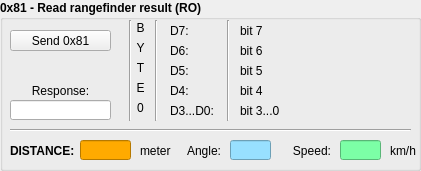
      <widget class="QGroupBox" name="x81_ctrl_group_box">
       <property name="geometry">
        <rect>
         <x>440</x>
         <y>60</y>
         <width>421</width>
         <height>171</height>
        </rect>
       </property>
       <property name="font">
        <font>
         <weight>75</weight>
         <bold>true</bold>
        </font>
       </property>
       <property name="title">
        <string>0x81 - Read rangefinder result (RO)</string>
       </property>
       <property name="flat">
        <bool>false</bool>
       </property>
       <property name="checkable">
        <bool>false</bool>
       </property>
       <widget class="QPushButton" name="x81_send_pb">
        <property name="geometry">
         <rect>
          <x>10</x>
          <y>30</y>
          <width>101</width>
          <height>21</height>
         </rect>
        </property>
        <property name="font">
         <font>
          <weight>50</weight>
          <bold>false</bold>
         </font>
        </property>
        <property name="text">
         <string>Send 0x81</string>
        </property>
       </widget>
       <widget class="QLineEdit" name="x81_resp_line_ed">
        <property name="geometry">
         <rect>
          <x>10</x>
          <y>100</y>
          <width>101</width>
          <height>20</height>
         </rect>
        </property>
        <property name="font">
         <font>
          <weight>50</weight>
          <bold>false</bold>
         </font>
        </property>
        <property name="text">
         <string/>
        </property>
        <property name="alignment">
         <set>Qt::AlignCenter</set>
        </property>
       </widget>
       <widget class="QLabel" name="x81_send_lbl">
        <property name="geometry">
         <rect>
          <x>10</x>
          <y>80</y>
          <width>101</width>
          <height>21</height>
         </rect>
        </property>
        <property name="font">
         <font>
          <weight>50</weight>
          <bold>false</bold>
         </font>
        </property>
        <property name="text">
         <string>Response:</string>
        </property>
        <property name="alignment">
         <set>Qt::AlignCenter</set>
        </property>
       </widget>
       <widget class="QLabel" name="x81_d7_lbl">
        <property name="geometry">
         <rect>
          <x>170</x>
          <y>20</y>
          <width>31</width>
          <height>21</height>
         </rect>
        </property>
        <property name="font">
         <font>
          <weight>50</weight>
          <bold>false</bold>
         </font>
        </property>
        <property name="text">
         <string>D7:</string>
        </property>
       </widget>
       <widget class="QLabel" name="x81_d6_lbl">
        <property name="geometry">
         <rect>
          <x>170</x>
          <y>40</y>
          <width>31</width>
          <height>21</height>
         </rect>
        </property>
        <property name="font">
         <font>
          <weight>50</weight>
          <bold>false</bold>
         </font>
        </property>
        <property name="text">
         <string>D6:</string>
        </property>
       </widget>
       <widget class="QLabel" name="x81_d5_lbl">
        <property name="geometry">
         <rect>
          <x>170</x>
          <y>60</y>
          <width>51</width>
          <height>21</height>
         </rect>
        </property>
        <property name="font">
         <font>
          <weight>50</weight>
          <bold>false</bold>
         </font>
        </property>
        <property name="text">
         <string>D5:</string>
        </property>
       </widget>
       <widget class="QLabel" name="x81_d3_lbl">
        <property name="geometry">
         <rect>
          <x>170</x>
          <y>100</y>
          <width>51</width>
          <height>21</height>
         </rect>
        </property>
        <property name="font">
         <font>
          <weight>50</weight>
          <bold>false</bold>
         </font>
        </property>
        <property name="text">
         <string>D3...D0:</string>
        </property>
       </widget>
       <widget class="QLabel" name="x81_d4_lbl">
        <property name="geometry">
         <rect>
          <x>170</x>
          <y>80</y>
          <width>31</width>
          <height>21</height>
         </rect>
        </property>
        <property name="font">
         <font>
          <weight>50</weight>
          <bold>false</bold>
         </font>
        </property>
        <property name="text">
         <string>D4:</string>
        </property>
       </widget>
       <widget class="QLabel" name="x81_resp_d7_lbl">
        <property name="geometry">
         <rect>
          <x>240</x>
          <y>20</y>
          <width>171</width>
          <height>21</height>
         </rect>
        </property>
        <property name="font">
         <font>
          <weight>50</weight>
          <bold>false</bold>
         </font>
        </property>
        <property name="styleSheet">
         <string notr="true"/>
        </property>
        <property name="text">
         <string>bit 7</string>
        </property>
       </widget>
       <widget class="QLabel" name="x81_resp_d6_lbl">
        <property name="geometry">
         <rect>
          <x>240</x>
          <y>40</y>
          <width>171</width>
          <height>21</height>
         </rect>
        </property>
        <property name="font">
         <font>
          <weight>50</weight>
          <bold>false</bold>
         </font>
        </property>
        <property name="styleSheet">
         <string notr="true"/>
        </property>
        <property name="text">
         <string>bit 6</string>
        </property>
       </widget>
       <widget class="QLabel" name="x81_resp_d5_lbl">
        <property name="geometry">
         <rect>
          <x>240</x>
          <y>60</y>
          <width>171</width>
          <height>21</height>
         </rect>
        </property>
        <property name="font">
         <font>
          <weight>50</weight>
          <bold>false</bold>
         </font>
        </property>
        <property name="styleSheet">
         <string notr="true"/>
        </property>
        <property name="text">
         <string>bit 5</string>
        </property>
       </widget>
       <widget class="QLabel" name="x81_resp_d4_lbl">
        <property name="geometry">
         <rect>
          <x>240</x>
          <y>80</y>
          <width>171</width>
          <height>21</height>
         </rect>
        </property>
        <property name="font">
         <font>
          <weight>50</weight>
          <bold>false</bold>
         </font>
        </property>
        <property name="text">
         <string>bit 4</string>
        </property>
       </widget>
       <widget class="QLabel" name="x81_resp_d3_lbl">
        <property name="geometry">
         <rect>
          <x>240</x>
          <y>100</y>
          <width>171</width>
          <height>21</height>
         </rect>
        </property>
        <property name="font">
         <font>
          <weight>50</weight>
          <bold>false</bold>
         </font>
        </property>
        <property name="styleSheet">
         <string notr="true"/>
        </property>
        <property name="text">
         <string>bit 3...0</string>
        </property>
       </widget>
       <widget class="Line" name="line_3">
        <property name="geometry">
         <rect>
          <x>120</x>
          <y>20</y>
          <width>20</width>
          <height>101</height>
         </rect>
        </property>
        <property name="orientation">
         <enum>Qt::Vertical</enum>
        </property>
       </widget>
       <widget class="Line" name="line_4">
        <property name="geometry">
         <rect>
          <x>146</x>
          <y>20</y>
          <width>20</width>
          <height>101</height>
         </rect>
        </property>
        <property name="orientation">
         <enum>Qt::Vertical</enum>
        </property>
       </widget>
       <widget class="Line" name="line_5">
        <property name="geometry">
         <rect>
          <x>220</x>
          <y>20</y>
          <width>16</width>
          <height>101</height>
         </rect>
        </property>
        <property name="orientation">
         <enum>Qt::Vertical</enum>
        </property>
       </widget>
       <widget class="QLabel" name="x81_b0_lbl_5">
        <property name="geometry">
         <rect>
          <x>130</x>
          <y>20</y>
          <width>21</width>
          <height>16</height>
         </rect>
        </property>
        <property name="font">
         <font>
          <weight>50</weight>
          <bold>false</bold>
         </font>
        </property>
        <property name="text">
         <string>B</string>
        </property>
        <property name="alignment">
         <set>Qt::AlignCenter</set>
        </property>
        <property name="margin">
         <number>0</number>
        </property>
       </widget>
       <widget class="QLabel" name="x81_b0_lbl_6">
        <property name="geometry">
         <rect>
          <x>130</x>
          <y>100</y>
          <width>21</width>
          <height>16</height>
         </rect>
        </property>
        <property name="font">
         <font>
          <weight>50</weight>
          <bold>false</bold>
         </font>
        </property>
        <property name="text">
         <string>0</string>
        </property>
        <property name="alignment">
         <set>Qt::AlignCenter</set>
        </property>
        <property name="margin">
         <number>0</number>
        </property>
       </widget>
       <widget class="QLabel" name="x81_b0_lbl_7">
        <property name="geometry">
         <rect>
          <x>130</x>
          <y>80</y>
          <width>21</width>
          <height>16</height>
         </rect>
        </property>
        <property name="font">
         <font>
          <weight>50</weight>
          <bold>false</bold>
         </font>
        </property>
        <property name="text">
         <string>E</string>
        </property>
        <property name="alignment">
         <set>Qt::AlignCenter</set>
        </property>
        <property name="margin">
         <number>0</number>
        </property>
       </widget>
       <widget class="QLabel" name="x81_b0_lbl_8">
        <property name="geometry">
         <rect>
          <x>130</x>
          <y>60</y>
          <width>21</width>
          <height>16</height>
         </rect>
        </property>
        <property name="font">
         <font>
          <weight>50</weight>
          <bold>false</bold>
         </font>
        </property>
        <property name="text">
         <string>T</string>
        </property>
        <property name="alignment">
         <set>Qt::AlignCenter</set>
        </property>
        <property name="margin">
         <number>0</number>
        </property>
       </widget>
       <widget class="QLabel" name="x81_b0_lbl_9">
        <property name="geometry">
         <rect>
          <x>130</x>
          <y>40</y>
          <width>21</width>
          <height>16</height>
         </rect>
        </property>
        <property name="font">
         <font>
          <weight>50</weight>
          <bold>false</bold>
         </font>
        </property>
        <property name="text">
         <string>Y</string>
        </property>
        <property name="alignment">
         <set>Qt::AlignCenter</set>
        </property>
        <property name="margin">
         <number>0</number>
        </property>
       </widget>
       <widget class="QLabel" name="x81_b1_lbl">
        <property name="geometry">
         <rect>
          <x>10</x>
          <y>140</y>
          <width>71</width>
          <height>21</height>
         </rect>
        </property>
        <property name="font">
         <font>
          <pointsize>9</pointsize>
          <weight>75</weight>
          <bold>true</bold>
         </font>
        </property>
        <property name="text">
         <string>DISTANCE:</string>
        </property>
       </widget>
       <widget class="QLineEdit" name="x81_dist_line_ed">
        <property name="geometry">
         <rect>
          <x>80</x>
          <y>140</y>
          <width>51</width>
          <height>20</height>
         </rect>
        </property>
        <property name="font">
         <font>
          <weight>75</weight>
          <bold>true</bold>
         </font>
        </property>
        <property name="styleSheet">
         <string notr="true">background-color: rgb(255, 170, 0);</string>
        </property>
        <property name="text">
         <string/>
        </property>
        <property name="alignment">
         <set>Qt::AlignRight|Qt::AlignTrailing|Qt::AlignVCenter</set>
        </property>
       </widget>
       <widget class="QLabel" name="x81_b3_lbl">
        <property name="geometry">
         <rect>
          <x>180</x>
          <y>140</y>
          <width>41</width>
          <height>21</height>
         </rect>
        </property>
        <property name="font">
         <font>
          <weight>50</weight>
          <bold>false</bold>
         </font>
        </property>
        <property name="text">
         <string>Angle:</string>
        </property>
        <property name="alignment">
         <set>Qt::AlignRight|Qt::AlignTrailing|Qt::AlignVCenter</set>
        </property>
       </widget>
       <widget class="QLineEdit" name="x81_angle_line_ed">
        <property name="geometry">
         <rect>
          <x>230</x>
          <y>140</y>
          <width>41</width>
          <height>20</height>
         </rect>
        </property>
        <property name="font">
         <font>
          <weight>50</weight>
          <bold>false</bold>
         </font>
        </property>
        <property name="styleSheet">
         <string notr="true">background-color: rgb(152, 224, 255);</string>
        </property>
        <property name="text">
         <string/>
        </property>
        <property name="alignment">
         <set>Qt::AlignRight|Qt::AlignTrailing|Qt::AlignVCenter</set>
        </property>
       </widget>
       <widget class="QLabel" name="x81_b1_unit_lbl">
        <property name="geometry">
         <rect>
          <x>140</x>
          <y>140</y>
          <width>41</width>
          <height>21</height>
         </rect>
        </property>
        <property name="font">
         <font>
          <weight>50</weight>
          <bold>false</bold>
         </font>
        </property>
        <property name="text">
         <string>meter</string>
        </property>
       </widget>
       <widget class="Line" name="line">
        <property name="geometry">
         <rect>
          <x>10</x>
          <y>120</y>
          <width>401</width>
          <height>21</height>
         </rect>
        </property>
        <property name="orientation">
         <enum>Qt::Horizontal</enum>
        </property>
       </widget>
       <widget class="QLineEdit" name="x81_speed_line_ed">
        <property name="geometry">
         <rect>
          <x>340</x>
          <y>140</y>
          <width>41</width>
          <height>20</height>
         </rect>
        </property>
        <property name="font">
         <font>
          <weight>50</weight>
          <bold>false</bold>
         </font>
        </property>
        <property name="styleSheet">
         <string notr="true">background-color: rgb(124, 255, 166);</string>
        </property>
        <property name="text">
         <string/>
        </property>
        <property name="alignment">
         <set>Qt::AlignRight|Qt::AlignTrailing|Qt::AlignVCenter</set>
        </property>
       </widget>
       <widget class="QLabel" name="x81_b3_lbl_2">
        <property name="geometry">
         <rect>
          <x>290</x>
          <y>140</y>
          <width>41</width>
          <height>21</height>
         </rect>
        </property>
        <property name="font">
         <font>
          <weight>50</weight>
          <bold>false</bold>
         </font>
        </property>
        <property name="text">
         <string>Speed:</string>
        </property>
        <property name="alignment">
         <set>Qt::AlignRight|Qt::AlignTrailing|Qt::AlignVCenter</set>
        </property>
       </widget>
       <widget class="QLabel" name="x81_b3_lbl_3">
        <property name="geometry">
         <rect>
          <x>390</x>
          <y>140</y>
          <width>31</width>
          <height>21</height>
         </rect>
        </property>
        <property name="font">
         <font>
          <weight>50</weight>
          <bold>false</bold>
         </font>
        </property>
        <property name="text">
         <string>km/h</string>
        </property>
        <property name="alignment">
         <set>Qt::AlignLeading|Qt::AlignLeft|Qt::AlignVCenter</set>
        </property>
       </widget>
      </widget>
